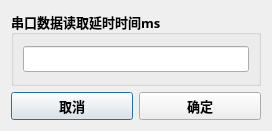
<?xml version="1.0" encoding="UTF-8"?>
<ui version="4.0">
 <class>handleResultDelayDialog</class>
 <widget class="QDialog" name="handleResultDelayDialog">
  <property name="geometry">
   <rect>
    <x>0</x>
    <y>0</y>
    <width>272</width>
    <height>131</height>
   </rect>
  </property>
  <property name="windowTitle">
   <string>设置延时时间</string>
  </property>
  <layout class="QGridLayout" name="gridLayout_2">
   <item row="0" column="0" colspan="2">
    <widget class="QGroupBox" name="groupBox">
     <property name="font">
      <font>
       <family>微软雅黑</family>
       <pointsize>10</pointsize>
       <weight>75</weight>
       <bold>true</bold>
      </font>
     </property>
     <property name="title">
      <string>串口数据读取延时时间ms</string>
     </property>
     <layout class="QGridLayout" name="gridLayout">
      <item row="0" column="0">
       <widget class="QLineEdit" name="lineEdit"/>
      </item>
     </layout>
    </widget>
   </item>
   <item row="1" column="0">
    <widget class="QPushButton" name="pushButton">
     <property name="font">
      <font>
       <family>微软雅黑</family>
       <pointsize>10</pointsize>
       <weight>75</weight>
       <bold>true</bold>
      </font>
     </property>
     <property name="text">
      <string>取消</string>
     </property>
    </widget>
   </item>
   <item row="1" column="1">
    <widget class="QPushButton" name="pushButton_2">
     <property name="font">
      <font>
       <family>微软雅黑</family>
       <pointsize>10</pointsize>
       <weight>75</weight>
       <bold>true</bold>
      </font>
     </property>
     <property name="text">
      <string>确定</string>
     </property>
    </widget>
   </item>
  </layout>
 </widget>
 <resources/>
 <connections/>
</ui>
